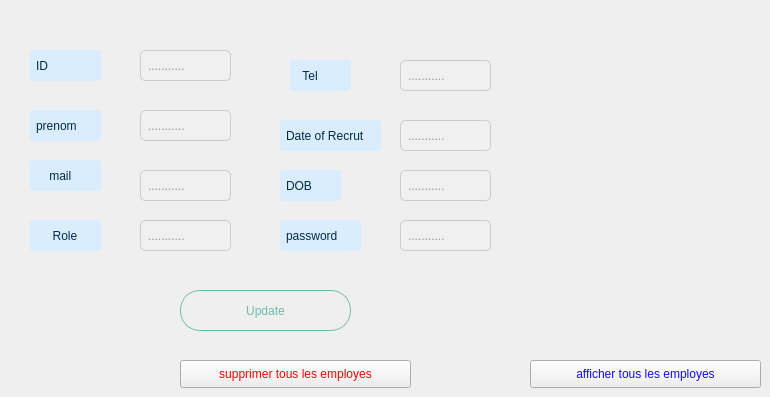
      <widget class="QWidget" name="tabb_2">
       <attribute name="title">
        <string>Update</string>
       </attribute>
       <widget class="QPushButton" name="list_all_button">
        <property name="geometry">
         <rect>
          <x>530</x>
          <y>360</y>
          <width>231</width>
          <height>28</height>
         </rect>
        </property>
        <property name="styleSheet">
         <string notr="true">color:rgb(19, 11, 255)</string>
        </property>
        <property name="text">
         <string>afficher tous les employes</string>
        </property>
       </widget>
       <widget class="QPushButton" name="clear_all_in_table">
        <property name="geometry">
         <rect>
          <x>180</x>
          <y>360</y>
          <width>231</width>
          <height>28</height>
         </rect>
        </property>
        <property name="styleSheet">
         <string notr="true">color:rgb(255, 0, 4)</string>
        </property>
        <property name="text">
         <string>supprimer tous les employes</string>
        </property>
       </widget>
       <widget class="QLabel" name="label_49">
        <property name="geometry">
         <rect>
          <x>30</x>
          <y>50</y>
          <width>71</width>
          <height>31</height>
         </rect>
        </property>
        <property name="styleSheet">
         <string notr="true">QLabel {
    background-color: rgb(217, 237, 255); /* Set the background color */
    border-radius: 3px; /* Adjust the radius as needed */
    padding: 3px; /* Adjust padding as needed */
color:rgb(3, 43, 67);
}
</string>
        </property>
        <property name="text">
         <string>ID</string>
        </property>
       </widget>
       <widget class="QLabel" name="label_50">
        <property name="geometry">
         <rect>
          <x>30</x>
          <y>110</y>
          <width>71</width>
          <height>31</height>
         </rect>
        </property>
        <property name="styleSheet">
         <string notr="true">QLabel {
    background-color: rgb(217, 237, 255); /* Set the background color */
    border-radius: 3px; /* Adjust the radius as needed */
    padding: 3px; /* Adjust padding as needed */
color:rgb(3, 43, 67);
}
</string>
        </property>
        <property name="text">
         <string>prenom</string>
        </property>
       </widget>
       <widget class="QLabel" name="label_48">
        <property name="geometry">
         <rect>
          <x>30</x>
          <y>160</y>
          <width>71</width>
          <height>31</height>
         </rect>
        </property>
        <property name="styleSheet">
         <string notr="true">QLabel {
    background-color: rgb(217, 237, 255); /* Set the background color */
    border-radius: 3px; /* Adjust the radius as needed */
    padding: 3px; /* Adjust padding as needed */
color:rgb(3, 43, 67);
}
</string>
        </property>
        <property name="text">
         <string>    mail</string>
        </property>
       </widget>
       <widget class="QLabel" name="label_51">
        <property name="geometry">
         <rect>
          <x>30</x>
          <y>220</y>
          <width>71</width>
          <height>31</height>
         </rect>
        </property>
        <property name="styleSheet">
         <string notr="true">QLabel {
    background-color: rgb(217, 237, 255); /* Set the background color */
    border-radius: 3px; /* Adjust the radius as needed */
    padding: 3px; /* Adjust padding as needed */
color:rgb(3, 43, 67);
}
</string>
        </property>
        <property name="text">
         <string>     Role</string>
        </property>
       </widget>
       <widget class="QLineEdit" name="id_lineEdit_2">
        <property name="geometry">
         <rect>
          <x>140</x>
          <y>50</y>
          <width>91</width>
          <height>31</height>
         </rect>
        </property>
        <property name="styleSheet">
         <string notr="true">QLineEdit {
    background-color: #f0f0f0; /* Set a very light background color */
    border-radius: 5px; /* Adjust the radius as needed */
    padding: 5px; /* Adjust padding as needed */
    border: 1px solid #ccc; /* Add a border */
    color: #333333; /* Set the color of the text to dark */
}
</string>
        </property>
        <property name="text">
         <string/>
        </property>
        <property name="placeholderText">
         <string>...........</string>
        </property>
       </widget>
       <widget class="QLabel" name="label_52">
        <property name="geometry">
         <rect>
          <x>290</x>
          <y>60</y>
          <width>61</width>
          <height>31</height>
         </rect>
        </property>
        <property name="styleSheet">
         <string notr="true">QLabel {
    background-color: rgb(217, 237, 255); /* Set the background color */
    border-radius: 3px; /* Adjust the radius as needed */
    padding: 3px; /* Adjust padding as needed */
color:rgb(3, 43, 67);
}
</string>
        </property>
        <property name="text">
         <string>  Tel</string>
        </property>
       </widget>
       <widget class="QLineEdit" name="genre_lineEdit_2">
        <property name="geometry">
         <rect>
          <x>400</x>
          <y>60</y>
          <width>91</width>
          <height>31</height>
         </rect>
        </property>
        <property name="styleSheet">
         <string notr="true">QLineEdit {
    background-color: #f0f0f0; /* Set a very light background color */
    border-radius: 5px; /* Adjust the radius as needed */
    padding: 5px; /* Adjust padding as needed */
    border: 1px solid #ccc; /* Add a border */
    color: #333333; /* Set the color of the text to dark */
}
</string>
        </property>
        <property name="text">
         <string/>
        </property>
        <property name="placeholderText">
         <string>...........</string>
        </property>
       </widget>
       <widget class="QLineEdit" name="name_lineEdit_2">
        <property name="geometry">
         <rect>
          <x>140</x>
          <y>110</y>
          <width>91</width>
          <height>31</height>
         </rect>
        </property>
        <property name="styleSheet">
         <string notr="true">QLineEdit {
    background-color: #f0f0f0; /* Set a very light background color */
    border-radius: 5px; /* Adjust the radius as needed */
    padding: 5px; /* Adjust padding as needed */
    border: 1px solid #ccc; /* Add a border */
    color: #333333; /* Set the color of the text to dark */
}
</string>
        </property>
        <property name="text">
         <string/>
        </property>
        <property name="placeholderText">
         <string>...........</string>
        </property>
       </widget>
       <widget class="QLabel" name="label_53">
        <property name="geometry">
         <rect>
          <x>280</x>
          <y>120</y>
          <width>101</width>
          <height>31</height>
         </rect>
        </property>
        <property name="styleSheet">
         <string notr="true">QLabel {
    background-color: rgb(217, 237, 255); /* Set the background color */
    border-radius: 3px; /* Adjust the radius as needed */
    padding: 3px; /* Adjust padding as needed */
color:rgb(3, 43, 67);
}
</string>
        </property>
        <property name="text">
         <string>Date of Recrut</string>
        </property>
       </widget>
       <widget class="QLineEdit" name="type_lineEdit_2">
        <property name="geometry">
         <rect>
          <x>400</x>
          <y>120</y>
          <width>91</width>
          <height>31</height>
         </rect>
        </property>
        <property name="styleSheet">
         <string notr="true">QLineEdit {
    background-color: #f0f0f0; /* Set a very light background color */
    border-radius: 5px; /* Adjust the radius as needed */
    padding: 5px; /* Adjust padding as needed */
    border: 1px solid #ccc; /* Add a border */
    color: #333333; /* Set the color of the text to dark */
}
</string>
        </property>
        <property name="text">
         <string/>
        </property>
        <property name="placeholderText">
         <string>...........</string>
        </property>
       </widget>
       <widget class="QLineEdit" name="date_lineEdit_2">
        <property name="geometry">
         <rect>
          <x>400</x>
          <y>170</y>
          <width>91</width>
          <height>31</height>
         </rect>
        </property>
        <property name="styleSheet">
         <string notr="true">QLineEdit {
    background-color: #f0f0f0; /* Set a very light background color */
    border-radius: 5px; /* Adjust the radius as needed */
    padding: 5px; /* Adjust padding as needed */
    border: 1px solid #ccc; /* Add a border */
    color: #333333; /* Set the color of the text to dark */
}
</string>
        </property>
        <property name="text">
         <string/>
        </property>
        <property name="placeholderText">
         <string>...........</string>
        </property>
       </widget>
       <widget class="QLabel" name="label_54">
        <property name="geometry">
         <rect>
          <x>280</x>
          <y>170</y>
          <width>61</width>
          <height>31</height>
         </rect>
        </property>
        <property name="styleSheet">
         <string notr="true">QLabel {
    background-color: rgb(217, 237, 255); /* Set the background color */
    border-radius: 3px; /* Adjust the radius as needed */
    padding: 3px; /* Adjust padding as needed */
color:rgb(3, 43, 67);
}
</string>
        </property>
        <property name="text">
         <string>DOB</string>
        </property>
       </widget>
       <widget class="QLineEdit" name="duree_lineEdit_2">
        <property name="geometry">
         <rect>
          <x>400</x>
          <y>220</y>
          <width>91</width>
          <height>31</height>
         </rect>
        </property>
        <property name="styleSheet">
         <string notr="true">QLineEdit {
    background-color: #f0f0f0; /* Set a very light background color */
    border-radius: 5px; /* Adjust the radius as needed */
    padding: 5px; /* Adjust padding as needed */
    border: 1px solid #ccc; /* Add a border */
    color: #333333; /* Set the color of the text to dark */
}
</string>
        </property>
        <property name="text">
         <string/>
        </property>
        <property name="placeholderText">
         <string>...........</string>
        </property>
       </widget>
       <widget class="QLabel" name="label_55">
        <property name="geometry">
         <rect>
          <x>280</x>
          <y>220</y>
          <width>81</width>
          <height>31</height>
         </rect>
        </property>
        <property name="styleSheet">
         <string notr="true">QLabel {
    background-color: rgb(217, 237, 255); /* Set the background color */
    border-radius: 3px; /* Adjust the radius as needed */
    padding: 3px; /* Adjust padding as needed */
color:rgb(3, 43, 67);
}
</string>
        </property>
        <property name="text">
         <string>password</string>
        </property>
       </widget>
       <widget class="QLineEdit" name="host_lineEdit_2">
        <property name="geometry">
         <rect>
          <x>140</x>
          <y>170</y>
          <width>91</width>
          <height>31</height>
         </rect>
        </property>
        <property name="styleSheet">
         <string notr="true">QLineEdit {
    background-color: #f0f0f0; /* Set a very light background color */
    border-radius: 5px; /* Adjust the radius as needed */
    padding: 5px; /* Adjust padding as needed */
    border: 1px solid #ccc; /* Add a border */
    color: #333333; /* Set the color of the text to dark */
}
</string>
        </property>
        <property name="text">
         <string/>
        </property>
        <property name="placeholderText">
         <string>...........</string>
        </property>
       </widget>
       <widget class="QLineEdit" name="nbviews_lineEdit_2">
        <property name="geometry">
         <rect>
          <x>140</x>
          <y>220</y>
          <width>91</width>
          <height>31</height>
         </rect>
        </property>
        <property name="styleSheet">
         <string notr="true">QLineEdit {
    background-color: #f0f0f0; /* Set a very light background color */
    border-radius: 5px; /* Adjust the radius as needed */
    padding: 5px; /* Adjust padding as needed */
    border: 1px solid #ccc; /* Add a border */
    color: #333333; /* Set the color of the text to dark */
}
</string>
        </property>
        <property name="text">
         <string/>
        </property>
        <property name="placeholderText">
         <string>...........</string>
        </property>
       </widget>
       <widget class="QPushButton" name="update_button">
        <property name="geometry">
         <rect>
          <x>180</x>
          <y>290</y>
          <width>171</width>
          <height>41</height>
         </rect>
        </property>
        <property name="cursor">
         <cursorShape>PointingHandCursor</cursorShape>
        </property>
        <property name="styleSheet">
         <string notr="true">QPushButton{color: rgb(107, 189, 171);
border-radius:20px;
border: 1px solid rgb(107, 189, 171);
font: 75 12pt &quot;8514oem&quot;;

}
QPushButton:hover {
    background:rgb(107, 189, 171);
        color:white;

}</string>
        </property>
        <property name="text">
         <string>Update</string>
        </property>
       </widget>
      </widget>
